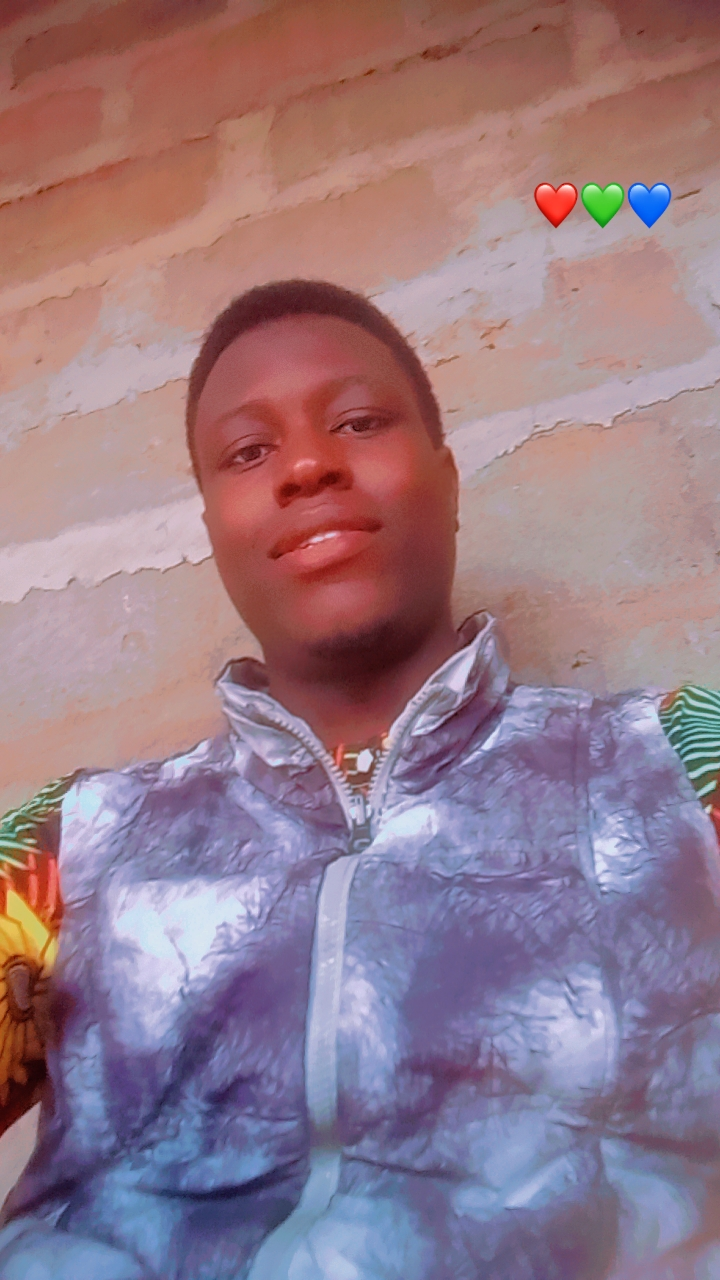
#> input picture Samu/Snapchat-795169778.jpg, 720 x 1280 px
$ python build_matte.py
#> lines starting #> are read from the running program, lines starting #| are printed output that depends on the picture; after the words box and inside, x2 and y2 are one past the last pixel; in counts of white or black regions, pixels touching at a corner belong together
#!/usr/bin/env python3
"""Build only a portrait alpha mask. Never repaint or retouch the source RGB.

Manual trimap + OpenCV GrabCut: no downloaded model is required.
The checked-in final alpha makes normal recomposition independent of OpenCV.
"""
from pathlib import Path
import cv2
import numpy as np
from PIL import Image, ImageFilter

ROOT = Path(__file__).resolve().parents[2]
PROJECT = ROOT / 'vivi-oor'
SOURCE = ROOT / 'Samu/Snapchat-795169778.jpg'

# Approximate external silhouette, in native 720 x 1280 source coordinates.
# Not a new outline for the person: GrabCut refines it against the actual pixels.
OUTLINE = [
    (290,280),(317,280),(348,285),(377,299),(405,322),(427,354),
    (440,388),(445,420),(449,449),(456,475),(456,525),(451,563),
    (454,600),(452,628),(469,615),(484,616),(490,626),(483,638),
    (493,648),(502,666),(514,686),(550,686),(578,690),(600,699),
    (615,702),(639,695),(660,704),(675,693),(686,685),(706,689),
    (720,695),(720,1280),(0,1280),(0,1204),(12,1170),(29,1130),
    (0,1110),(0,805),(22,795),(38,783),(56,781),(72,769),
    (90,777),(143,758),(178,750),(205,739),(217,719),(226,708),
    (215,691),(216,680),(227,665),(244,658),(265,665),(262,650),
    (250,632),(235,604),(222,576),(214,549),(210,523),(204,501),
    (193,476),(190,450),(188,414),(191,383),(199,355),(212,327),
    (229,310),(248,295),(270,285),
]


def main():
    cv2.setRNGSeed(20260926)
    image = Image.open(SOURCE).convert('RGB')
#> image is the input picture: PIL image 720x1280 RGB; mean R, G, B 150.3, 122.4, 134.6
    assert image.size == (720, 1280)
    rgb = np.asarray(image)
    rough = np.zeros(rgb.shape[:2], dtype=np.uint8)
    cv2.fillPoly(rough, [np.asarray(OUTLINE, np.int32)], 255)
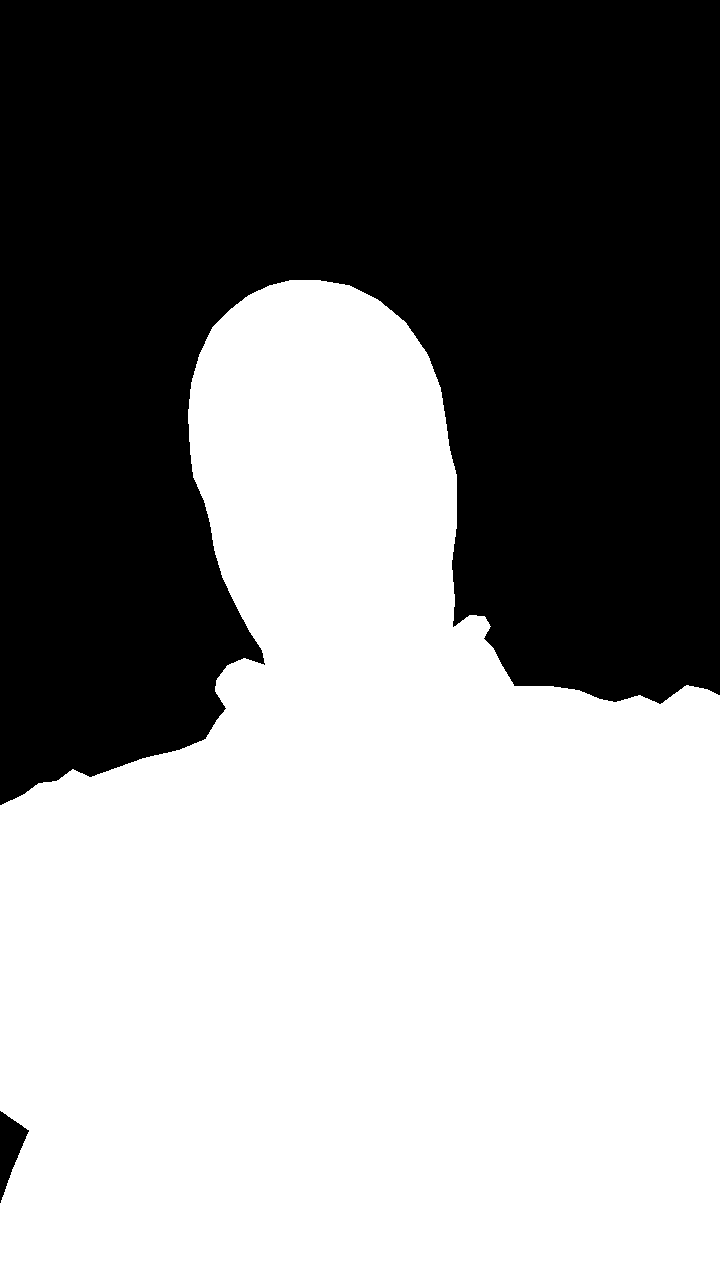
#> rough: shape (1280, 720); 54.4% white; 2 black regions, box (x1, y1, x2, y2) and area: (0, 0, 720, 805) 418769, (0, 1111, 29, 1203) 1309
    kernel = lambda n: cv2.getStructuringElement(cv2.MORPH_ELLIPSE, (n,n))
    inner = cv2.erode(rough, kernel(19))
    outer = cv2.dilate(rough, kernel(27))
    trimap = np.full(rough.shape, cv2.GC_BGD, dtype=np.uint8)
    trimap[outer > 0] = cv2.GC_PR_BGD
    trimap[rough > 0] = cv2.GC_PR_FGD
    trimap[inner > 0] = cv2.GC_FGD
    bg = np.zeros((1,65), np.float64)
    fg = np.zeros((1,65), np.float64)
    cv2.grabCut(cv2.cvtColor(rgb, cv2.COLOR_RGB2BGR), trimap, None,
                bg, fg, 10, cv2.GC_INIT_WITH_MASK)
    binary = np.where((trimap == cv2.GC_FGD) | (trimap == cv2.GC_PR_FGD),
                      255, 0).astype(np.uint8)
    # Keep one connected subject and fill accidental holes inside the portrait.
    contours, _ = cv2.findContours(binary, cv2.RETR_EXTERNAL, cv2.CHAIN_APPROX_SIMPLE)
    clean = np.zeros_like(binary)
    cv2.drawContours(clean, [max(contours, key=cv2.contourArea)], -1, 255, cv2.FILLED)
    alpha = Image.fromarray(clean).filter(ImageFilter.GaussianBlur(0.65))
    # Limit feathering to the outer contour; opaque interiors remain exactly 255.
    values = np.asarray(alpha).astype(np.float32)
    values = np.clip((values - 6) * 255 / 243, 0, 255).round().astype(np.uint8)
    alpha = Image.fromarray(values)
    alpha.save(PROJECT / 'assets/portrait_alpha.png')
    work = ROOT / 'work/vivi-oor'
    work.mkdir(parents=True, exist_ok=True)
    portrait = image.convert('RGBA')
    portrait.putalpha(alpha)
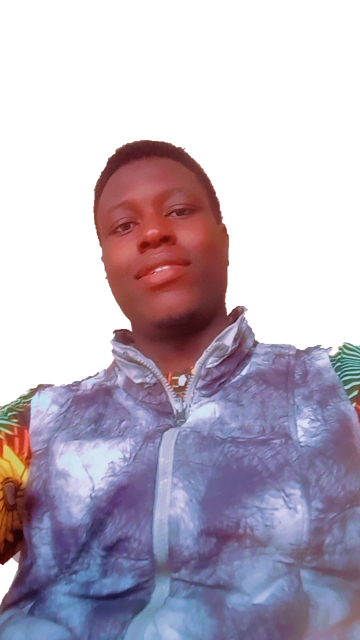
#> portrait: PIL image 720x1280 RGBA (shown at 1/2 size); mean R, G, B, A 150.3, 122.4, 134.6, 138.1; transparent parts drawn white
    proof = Image.new('RGBA', image.size, (30,54,64,255))
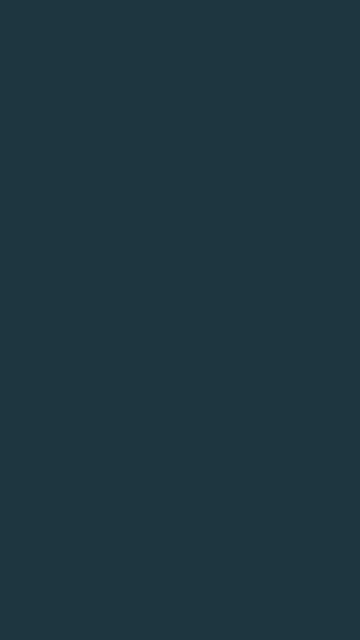
#> proof: PIL image 720x1280 RGBA (shown at 1/2 size); mean R, G, B, A 30, 54, 64, 255
    proof.alpha_composite(portrait)
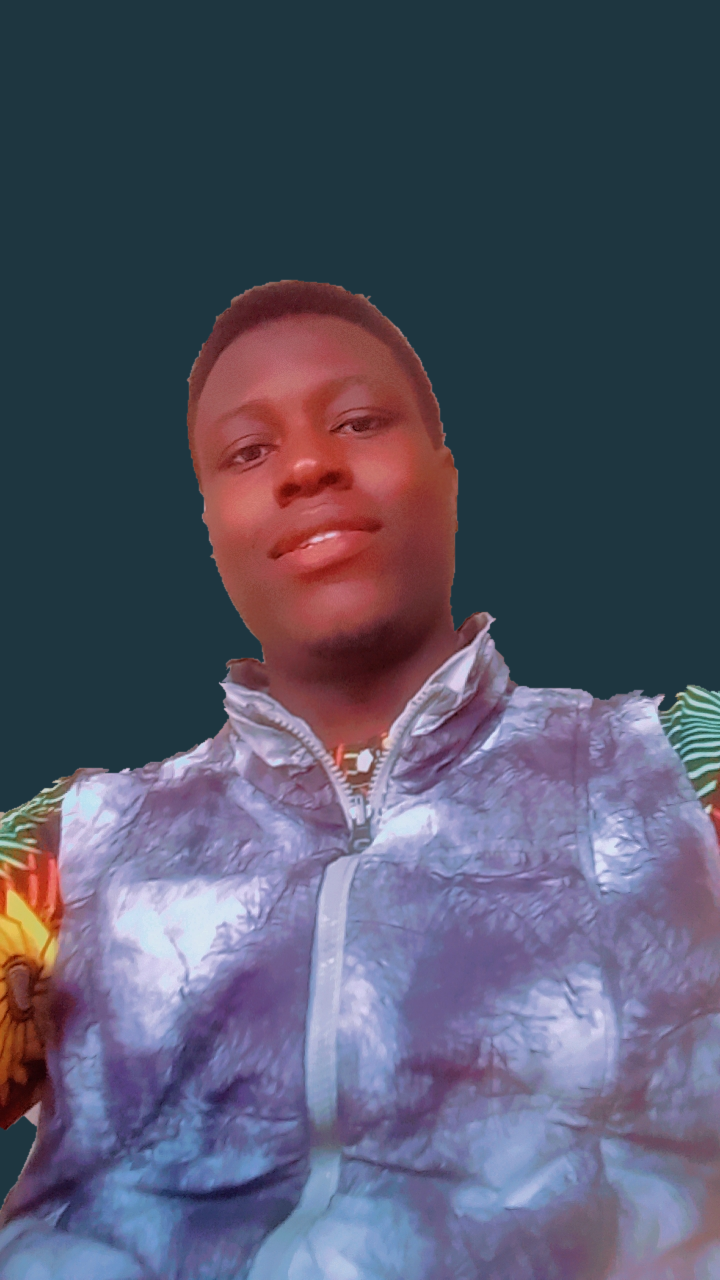
#> proof: PIL image 720x1280 RGBA; mean R, G, B, A 83.8, 85, 104.9, 255
    proof.convert('RGB').save(work / 'detourage_final.jpg', quality=96)
    print('Alpha saved. Source RGB has not been modified.')


if __name__ == '__main__':
    main()

$ run again, with Samu/Snapchat-1029267384.jpg copied over Samu/Snapchat-795169778.jpg
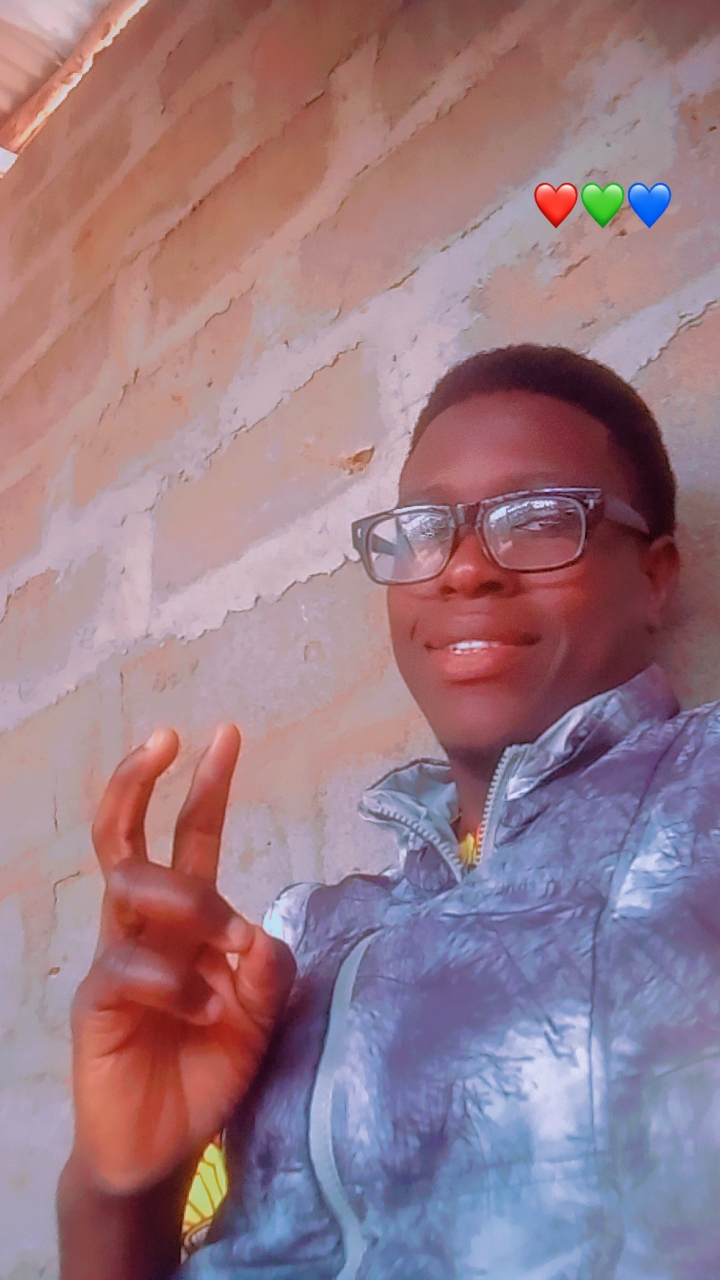
#> input picture Samu/Snapchat-1029267384.jpg, 720 x 1280 px
#> in main, image is the input picture: PIL image 720x1280 RGB; mean R, G, B 154, 122.9, 133.7
#> rough: shape (1280, 720); 54.4% white; 2 black regions, box (x1, y1, x2, y2) and area: (0, 0, 720, 805) 418769, (0, 1111, 29, 1203) 1309
#> in main, `portrait.putalpha(alpha)`:
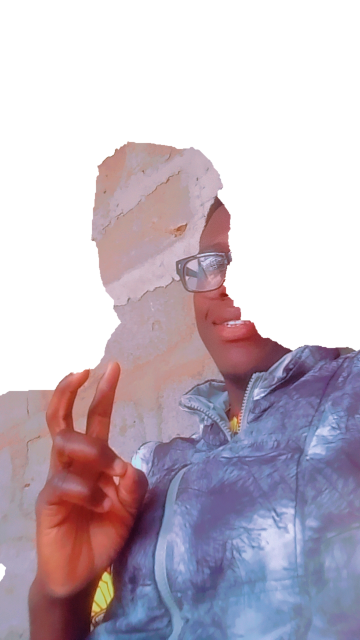
#> portrait: PIL image 720x1280 RGBA (shown at 1/2 size); mean R, G, B, A 154, 122.9, 133.7, 141; transparent parts drawn white
#> in main, `proof.alpha_composite(portrait)`:
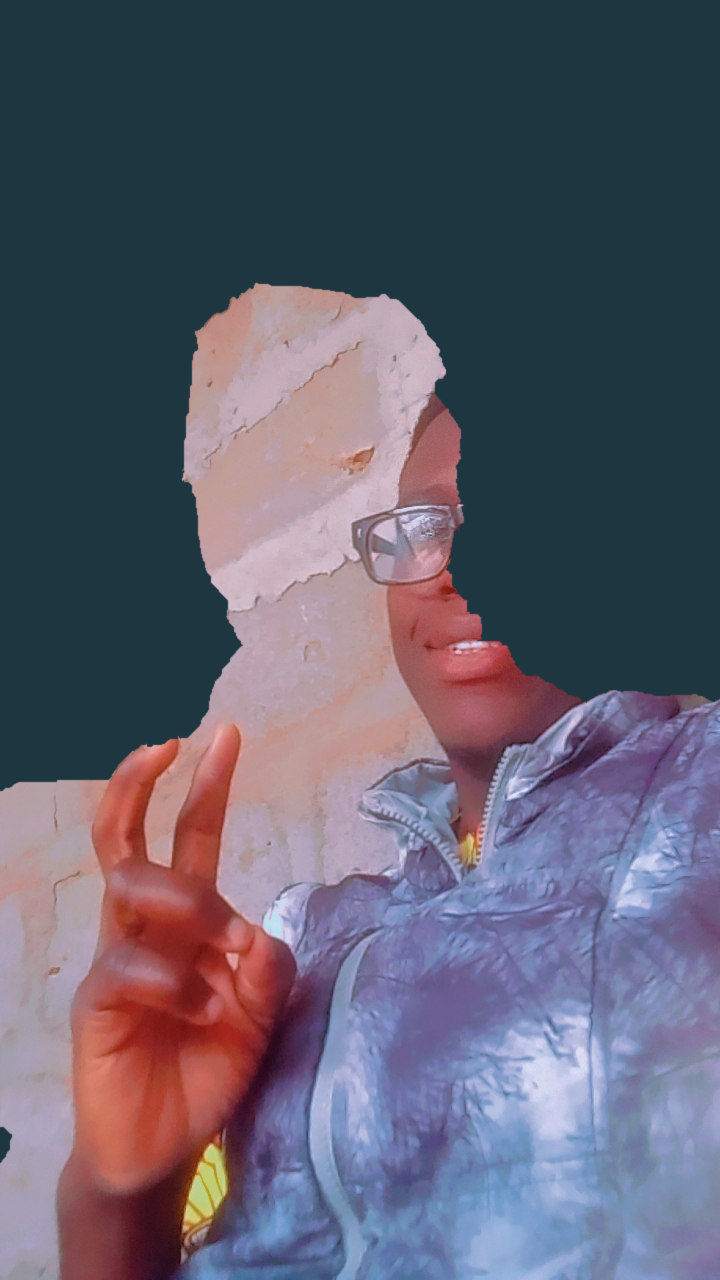
#> proof: PIL image 720x1280 RGBA; mean R, G, B, A 94.9, 93.8, 109.8, 255

$ run again, with Samu/Snapchat-1264216093.jpg copied over Samu/Snapchat-795169778.jpg
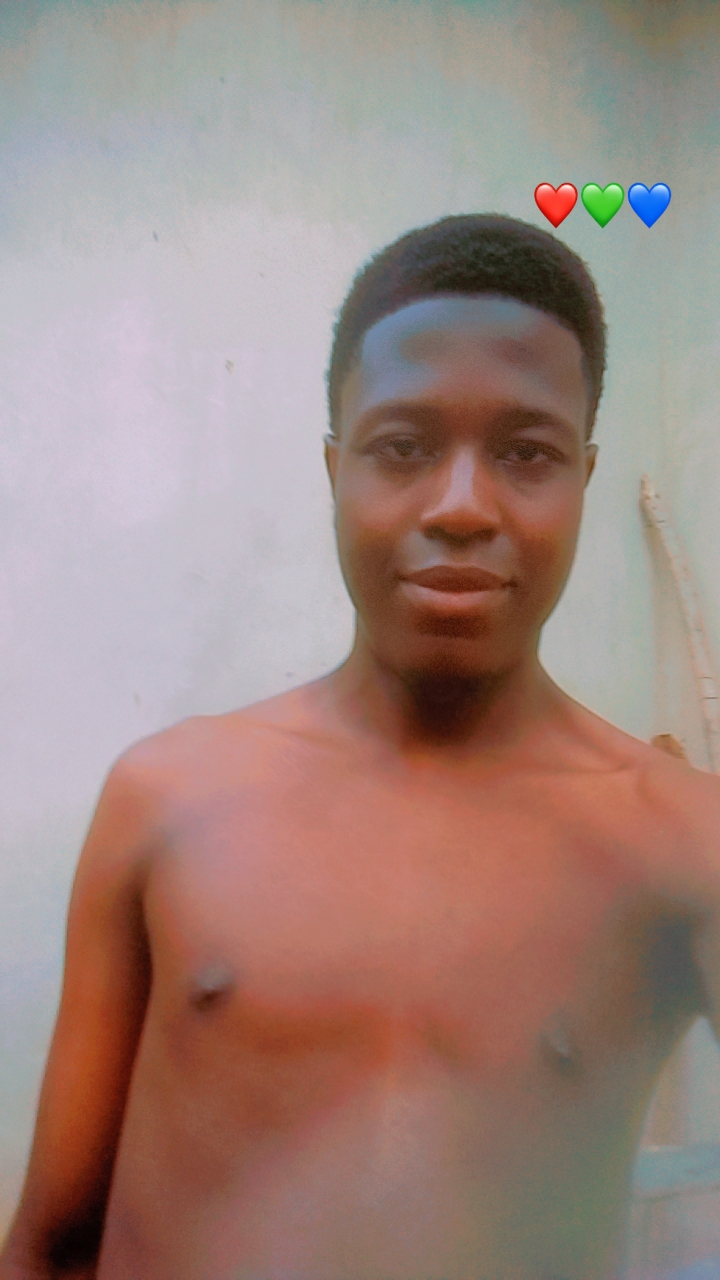
#> input picture Samu/Snapchat-1264216093.jpg, 720 x 1280 px
#> in main, image is the input picture: PIL image 720x1280 RGB; mean R, G, B 158.3, 133.8, 126.8
#> rough: shape (1280, 720); 54.4% white; 2 black regions, box (x1, y1, x2, y2) and area: (0, 0, 720, 805) 418769, (0, 1111, 29, 1203) 1309
#> in main, `portrait.putalpha(alpha)`:
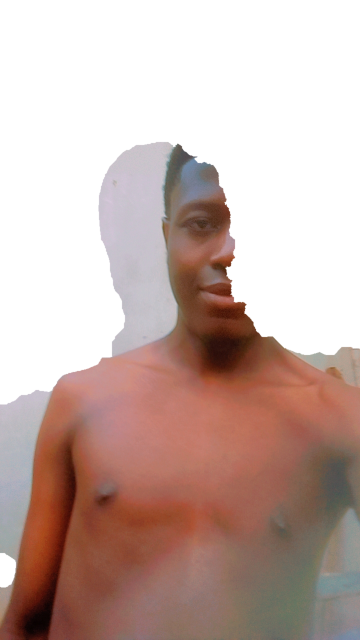
#> portrait: PIL image 720x1280 RGBA (shown at 1/2 size); mean R, G, B, A 158.3, 133.8, 126.8, 138.5; transparent parts drawn white
#> in main, `proof.alpha_composite(portrait)`:
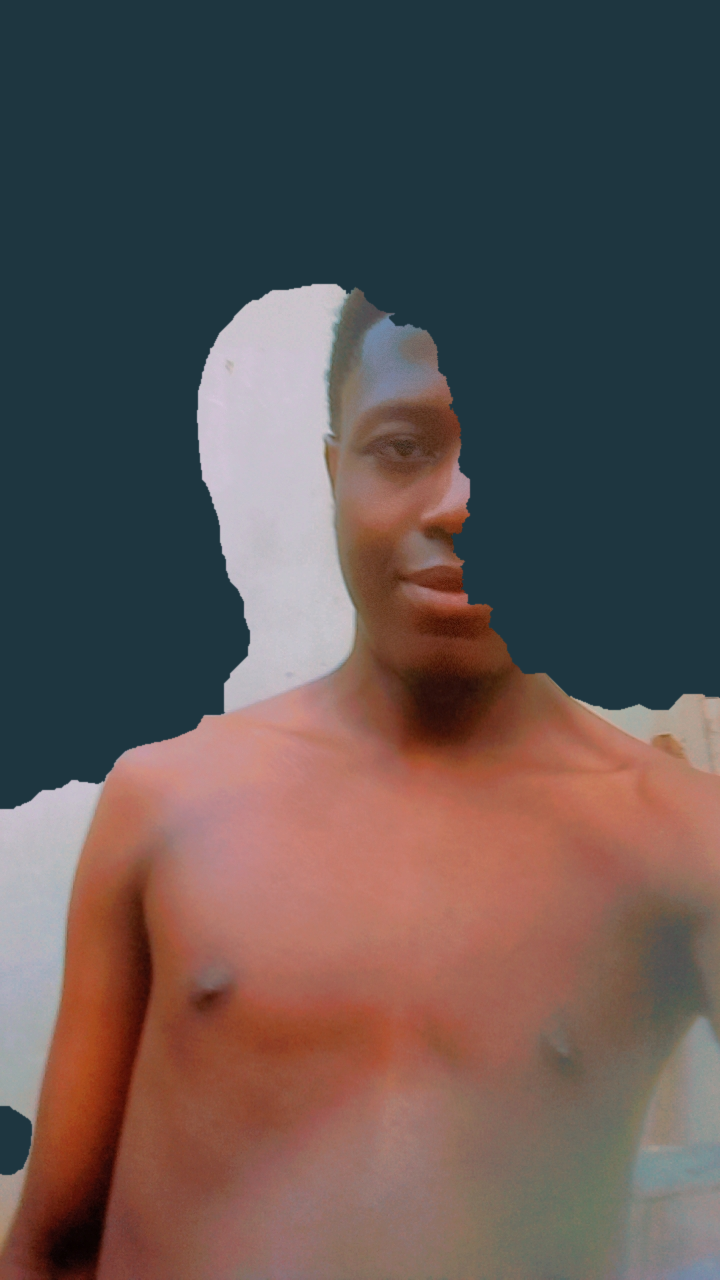
#> proof: PIL image 720x1280 RGBA; mean R, G, B, A 96.4, 84.7, 82.8, 255
